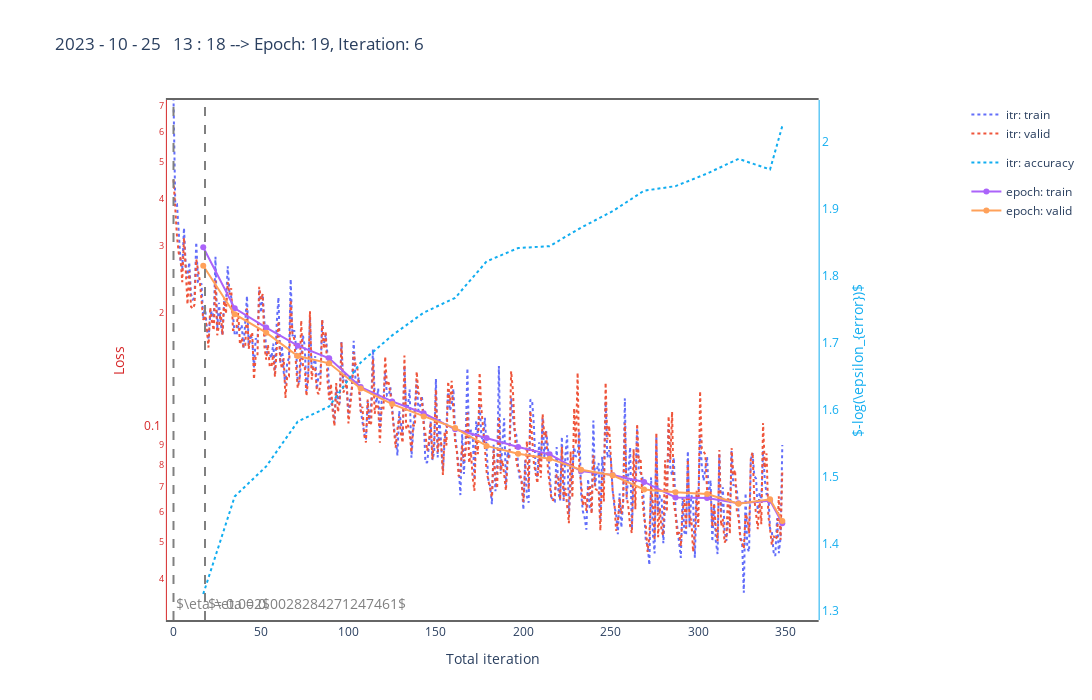

Write notebook code for a chart like this one.
### Code cell
tag = '/hpcfs/cepc/higgs/frank/GNN/ds/output_tag/summaries_0.csv'
rec = '/hpcfs/cepc/higgs/frank/GNN/ds/output_rec/summaries_0.csv'

# tar = tag
tar = rec

# df, t = update_csv('/hpcfs/cepc/higgs/frank/GNN/ds/output_rec.gradnorm.4.newloss/summaries_0.csv')
# df, t = update_csv('/hpcfs/cepc/higgs/frank/GNN/ds/output_rec.gradnorm.4/summaries_0.csv')
df, t = update_csv('/lustre/collider/zhangyulei/DeepLearning/Tracking/workspace/output.rec.link/summaries_0.csv')
fig = update_fig(df, t)
fig.show()
#
# while True:
#     df, t = update_csv(tar)
#     fig = update_fig(df, t)
#     time.sleep(120)
#     clear_output(wait=False)
#     fig.show()

### Figure 1 — Plotly figure (JSON) as saved in the notebook; plotly's stock layout.template omitted (floating-point values rounded to 4 significant figures; data arrays with more than 128 entries replaced by an {"elided": "..."} marker saying what was removed)
{"data": [{"legendgroup": "Itr Loss", "line": {"dash": "dot"}, "mode": "lines", "name": "itr: train", "x": {"elided": "349 int values"}, "y": {"elided": "349 float values"}, "type": "scatter"}, {"legendgroup": "Itr Loss", "line": {"dash": "dot"}, "mode": "lines", "name": "itr: valid", "x": {"elided": "349 int values"}, "y": {"elided": "349 float values"}, "type": "scatter"}, {"legendgroup": "Edge Label", "line": {"color": "#11ADF0", "dash": "dot"}, "mode": "lines", "name": "itr: accuracy", "x": [17, 35, 53, 71, 89, 107, 125, 143, 161, 179, 197, 215, 233, 251, 269, 287, 305, 323, 341, 348], "y": [1.325, 1.471, 1.515, 1.582, 1.605, 1.67, 1.711, 1.745, 1.767, 1.822, 1.841, 1.844, 1.872, 1.896, 1.927, 1.934, 1.953, 1.974, 1.959, 2.024], "yaxis": "y2", "type": "scatter"}, {"legendgroup": "Epoch Loss", "mode": "lines+markers", "name": "epoch: train", "x": [17, 35, 53, 71, 89, 107, 125, 143, 161, 179, 197, 215, 233, 251, 269, 287, 305, 323, 341, 348], "y": [0.2979, 0.2059, 0.1832, 0.1642, 0.1522, 0.1279, 0.1172, 0.1091, 0.09902, 0.09394, 0.08897, 0.08512, 0.07689, 0.07509, 0.07201, 0.06554, 0.06538, 0.0633, 0.06431, 0.0561], "type": "scatter"}, {"legendgroup": "Epoch Loss", "mode": "lines+markers", "name": "epoch: valid", "x": [17, 35, 53, 71, 89, 107, 125, 143, 161, 179, 197, 215, 233, 251, 269, 287, 305, 323, 341, 348], "y": [0.2664, 0.1987, 0.1777, 0.1543, 0.1476, 0.1268, 0.1154, 0.1071, 0.09977, 0.08957, 0.08541, 0.08291, 0.07749, 0.07496, 0.06881, 0.06767, 0.06693, 0.06314, 0.06482, 0.05682], "type": "scatter"}], "layout": {"shapes": [{"line": {"color": "grey", "dash": "dash", "width": 2}, "type": "line", "x0": 0, "x1": 0, "xref": "x", "y0": 0, "y1": 1, "yref": "y domain"}, {"line": {"color": "grey", "dash": "dash", "width": 2}, "type": "line", "x0": 18, "x1": 18, "xref": "x", "y0": 0, "y1": 1, "yref": "y domain"}], "annotations": [{"font": {"color": "grey", "size": 14}, "showarrow": false, "text": "$\\eta = 0.002$", "x": 0.5, "xanchor": "left", "y": -1.462}, {"font": {"color": "grey", "size": 14}, "showarrow": false, "text": "$\\eta = 0.0028284271247461$", "x": 18.5, "xanchor": "left", "y": -1.462}], "xaxis": {"title": {"text": "Total iteration"}, "showgrid": false, "mirror": true, "showline": true, "zeroline": false, "linewidth": 2, "linecolor": "#666666", "gridcolor": "#d9d9d9", "domain": [0.1, 0.85]}, "yaxis": {"title": {"text": "Loss", "font": {"color": "#d62728"}}, "tickfont": {"color": "#d62728"}, "showgrid": false, "linecolor": "#d62728", "gridcolor": "#d9d9d9", "zeroline": false, "type": "log", "range": [-1.505, -0.1389]}, "yaxis2": {"title": {"text": "$-log(\\epsilon_{error})$", "font": {"color": "#11ADF0"}}, "tickfont": {"color": "#11ADF0"}, "side": "right", "showgrid": false, "linecolor": "#11ADF0", "gridcolor": "#d9d9d9", "zeroline": false}, "title": {"text": "2023 - 10 - 25   13 : 18 --> Epoch: 19, Iteration: 6"}, "width": 1200, "height": 700, "paper_bgcolor": "rgba(0,0,0,0)", "plot_bgcolor": "rgba(0,0,0,0)"}}
